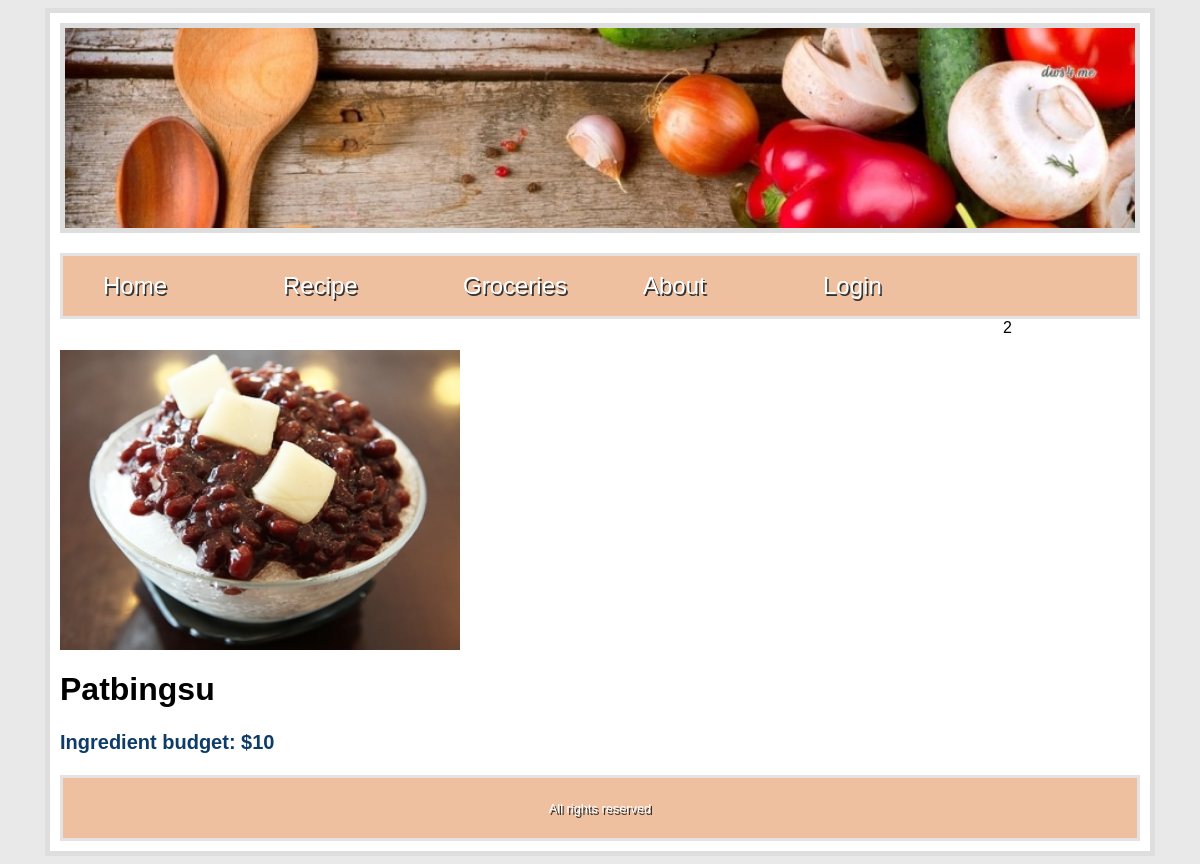
The app's page /details.php?id=2 with its own data.
### tables this page shows
CREATE TABLE IF NOT EXISTS `recipe` (
  `id` int(11) NOT NULL AUTO_INCREMENT,
  `name` varchar(255) DEFAULT NULL,
  `type` varchar(255) DEFAULT NULL,
  `price` double DEFAULT NULL,
  `country` varchar(255) DEFAULT NULL,
  `image` varchar(255) DEFAULT NULL,
  `review` text,
  `ingredient` varchar(255) DEFAULT NULL,
  `instruction` varchar(255) DEFAULT NULL,
  PRIMARY KEY (`id`)
);

### details.php (the view, shortened to what this page needs)
 <?php
$dbconnect = mysqli_connect("localhost", "root", "", "recipedb");
if(isset($_GET['id'])){
    include ("header.php");
}
echo $_GET['id'];
$details_sql="SELECT * FROM recipe WHERE id=".$_GET['id'];
if($details_query=mysqli_query($dbconnect,$details_sql)){
$details_rs=mysqli_fetch_assoc($details_query);
    ?>
<p><img src="<?php echo $details_rs['image'] ;?>"  height="300" width="400"/></p>
<h1><?php echo $details_rs['name']; ?></h1>
<p style="font-size:1.25em;color:#0e3c68;font-weight:bold;">Ingredient budget: $<?php echo $details_rs['price'];?></p>
<?php
}
include("footer.php");
?>

### Styles/Stylesheet.css (style rules this page uses)
body { font-family: lucida grande ,tahoma,verdana,arial,sans-serif; background-color: #e9e9e9; }
body p { font-size: 0.8em; line-height: 1.28; }
p { font-family: arial; font-size: 70px; }

### records on screen
recipe: image (picture), name "Patbingsu", price "10"

### other values on screen
$_GET['id'] "2"
